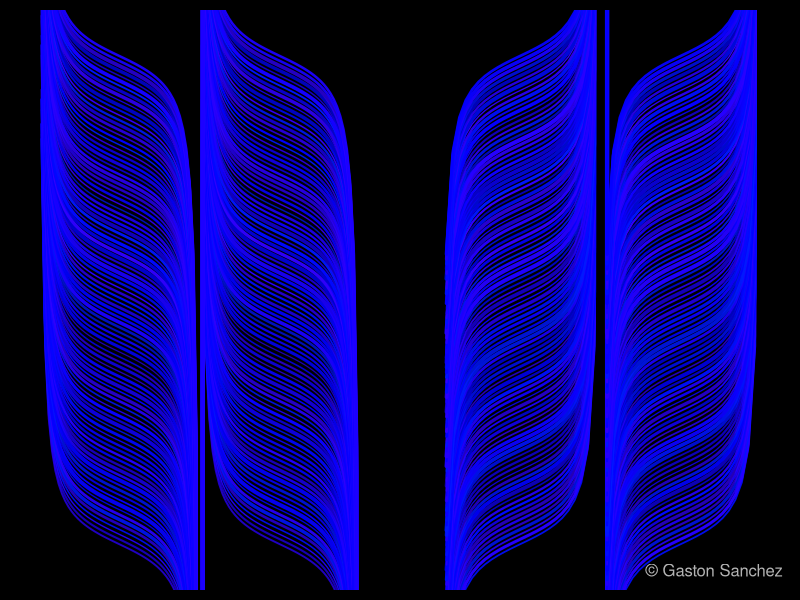

R code for this plot:
# generate pairs of x-y values
x1 = c(seq(0, pi, length = 50), seq(pi, 2*pi, length = 50))
y1 = cos(x1) / sin(x1)
x2 = seq(1.02 * 2 * pi + pi/2, 4*pi + pi/2, length = 50)
y2 = tan(x2)

# set 그래픽 파라미터
op = par(bg="black", mar=rep(.5,4))

# plot
plot(c(x1, x2), c(y1, y2), type = "n", ylim = c(-11, 11))
for (i in seq(-10, 10, length = 100))
{
    lines(x1, y1 + i, col = hsv(runif(1,.65,.7), 1, 1, runif(1,.7)), 
          lwd = 4 * runif(1, 0.3))
    lines(x2, y2 + i, col = hsv(runif(1,.65,.7), 1, 1, runif(1,.7)), 
          lwd = 4 * runif(1, 0.3))
}

# signature
legend("bottomright", legend = "© Gaston Sanchez", bty = "n", text.col = "gray70")
